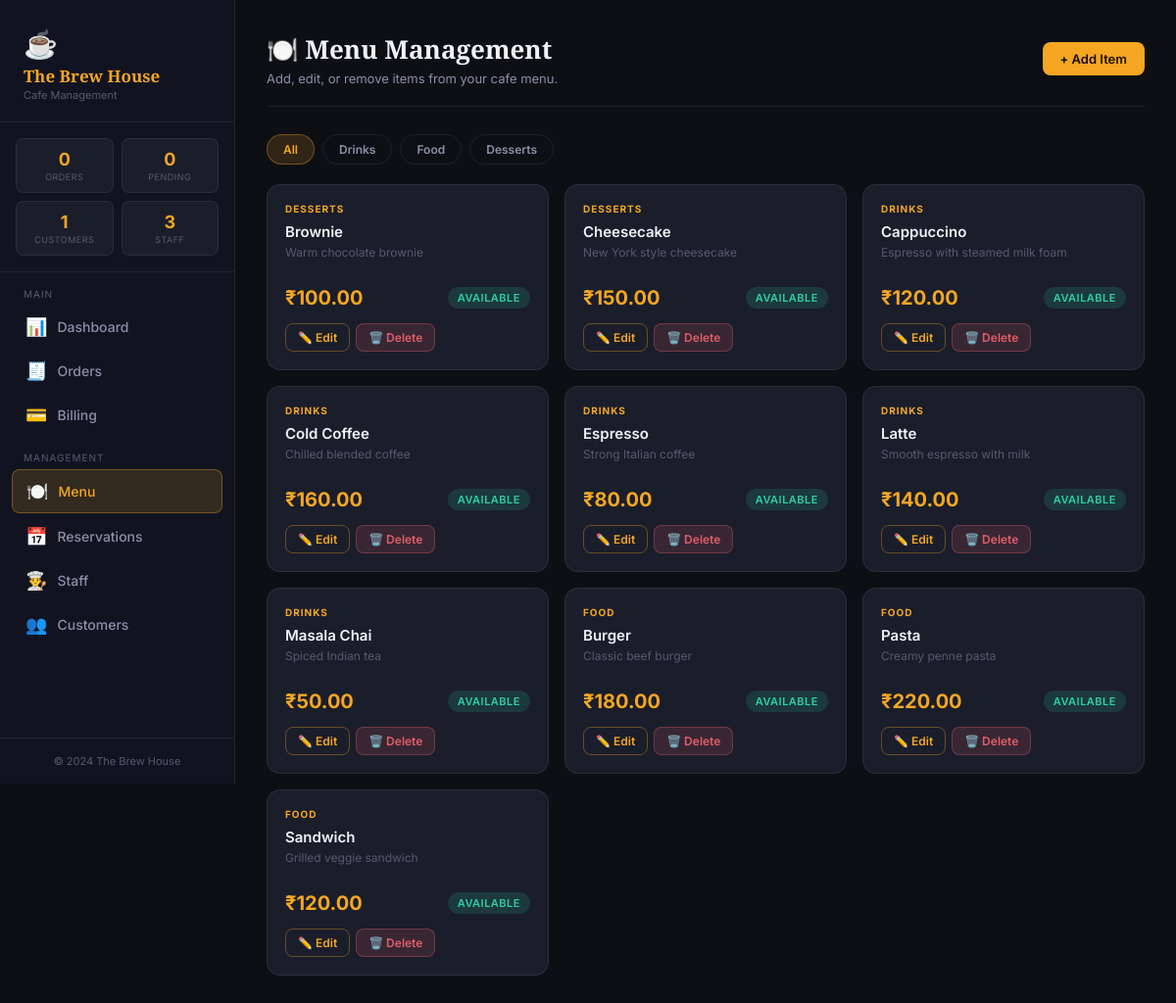
The page /menu on the database its author committed.
### models.py (models this page shows)
class MenuItem(db.Model):
    id = db.Column(db.Integer, primary_key=True)
    item_name = db.Column(db.String(100), nullable=False)
    price = db.Column(db.Float, nullable=False)
    category = db.Column(db.String(50), nullable=False)   # e.g. Drinks, Food, Desserts
    description = db.Column(db.String(200), default='')
    available = db.Column(db.Boolean, default=True)
    order_items = db.relationship('OrderItem', backref='menu_item', lazy=True)

### app.py (the view)
@app.route('/menu')
def menu():
    items = MenuItem.query.order_by(MenuItem.category, MenuItem.item_name).all()
    categories = db.session.query(MenuItem.category).distinct().all()
    categories = [c[0] for c in categories]
    return render_template('menu.html', items=items, categories=categories)

### app.py (called while the page is built)
@app.context_processor
def inject_stats():
    return {
        'total_orders': Order.query.count(),
        'total_customers': Customer.query.count(),
        'total_staff': Employee.query.count(),
        'pending_orders': Order.query.filter_by(status='Pending').count(),
    }

### templates/menu.html (shortened to what this page needs)
{% extends "base.html" %}
{% block content %}
<div class="page-header">
  <div>
    <h1>🍽️ Menu Management</h1>
    <div class="subtitle">Add, edit, or remove items from your cafe menu.</div>
  </div>
  <button class="btn btn-primary" onclick="openModal('modal-add-item')">+ Add Item</button>
</div>
<div class="filter-bar">
  <a href="{{ url_for('menu') }}" class="filter-btn {% if not request.args.get('cat') %}active{% endif %}">
    All
  </a>
  {% for cat in categories %}
  <a href="?cat={{ cat }}" class="filter-btn {% if request.args.get('cat') == cat %}active{% endif %}">
    {{ cat }}
  </a>
  {% endfor %}
</div>
{% set filtered_items = items | selectattr('category', 'equalto', request.args.get('cat', '')) | list if request.args.get('cat') else items %}
{% if filtered_items %}
<div class="menu-grid">
  {% for item in filtered_items %}
  <div class="menu-card">
    <div class="category-tag">{{ item.category }}</div>
    <h3>{{ item.item_name }}</h3>
    <div class="description">{{ item.description or 'No description' }}</div>
    <div class="flex align-center justify-between">
      <div class="price">₹{{ "%.2f"|format(item.price) }}</div>
      <span class="badge {% if item.available %}badge-available{% else %}badge-unavailable{% endif %}">
        {% if item.available %}Available{% else %}Unavailable{% endif %}
      </span>
    </div>
    <div class="card-actions">
      <button class="btn btn-outline btn-sm" onclick="editMenuItem(
        {{ item.id }},
        '{{ item.item_name | replace("'", "\\'") }}',
        {{ item.price }},
        '{{ item.category }}',
        '{{ item.description | replace("'", "\\'") }}',
        '{{ item.available }}'
      )">✏️ Edit</button>
      <form method="POST" action="{{ url_for('delete_menu_item', item_id=item.id) }}" style="display:inline">
        <button type="submit" class="btn btn-danger btn-sm">🗑️ Delete</button>
      </form>
    </div>
  </div>
  {% endfor %}
</div>
{% else %}
<div class="empty-state">
  <div class="empty-icon">🥗</div>
  No menu items found. <button class="btn btn-primary" onclick="openModal('modal-add-item')">Add your first item!</button>
</div>
{% endif %}
{% endblock %}

### static/css/style.css (style rules this page uses)
:root { --bg-primary: #0d0f14; --bg-secondary: #13161e; --bg-card: #1a1e2a; --bg-sidebar: #111420; --accent: #f5a623; --accent-light: #ffc65a; --accent-dark: #c47d0e; --accent-glow: rgba(245,166,35,0.15); --text-primary: #f0f2f8; --text-secondary: #8b8fa8; --text-muted: #555a70; --border: rgba(255,255,255,0.07); --border-accent: rgba(245,166,35,0.35); --success: #2dcea8; --danger: #e05c6a; --warning: #f5a623; --info: #5c9ef5; --radius-sm: 8px; --radius-md: 14px; --radius-lg: 20px; --shadow-card: 0 4px 24px rgba(0,0,0,0.4); --shadow-accent: 0 0 20px rgba(245,166,35,0.2); --sidebar-width: 240px; --transition: 0.2s ease; }
*, *::before, *::after { box-sizing: border-box; margin: 0; padding: 0; }
body { font-family: 'Inter', sans-serif; background: var(--bg-primary); color: var(--text-primary); min-height: 100vh; display: flex; overflow-x: hidden; }
a { text-decoration: none; color: inherit; }
.page-header { display: flex; align-items: center; justify-content: space-between; margin-bottom: 28px; padding-bottom: 20px; border-bottom: 1px solid var(--border); }
.page-header h1 { font-family: 'Playfair Display', serif; font-size: 26px; color: var(--text-primary); }
.page-header .subtitle { font-size: 13px; color: var(--text-secondary); margin-top: 4px; }
.btn { display: inline-flex; align-items: center; gap: 6px; padding: 9px 18px; border-radius: var(--radius-sm); font-size: 13px; font-weight: 600; font-family: 'Inter', sans-serif; cursor: pointer; border: none; transition: all var(--transition); white-space: nowrap; }
.btn-primary { background: var(--accent); color: #1a0e00; }
.btn-outline { background: transparent; border: 1px solid var(--border-accent); color: var(--accent); }
.btn-danger { background: rgba(224,92,106,0.15); border: 1px solid rgba(224,92,106,0.35); color: var(--danger); }
.btn-sm { padding: 6px 12px; font-size: 12px; }
.badge { display: inline-block; padding: 4px 10px; border-radius: 20px; font-size: 11px; font-weight: 600; text-transform: uppercase; letter-spacing: 0.5px; }
.badge-available { background: rgba(45,206,168,0.15); color: var(--success); }
.menu-grid { display: grid; grid-template-columns: repeat(auto-fill, minmax(230px, 1fr)); gap: 16px; }
.menu-card { background: var(--bg-card); border: 1px solid var(--border); border-radius: var(--radius-md); padding: 18px; transition: all var(--transition); position: relative; overflow: hidden; }
.menu-card .category-tag { font-size: 10px; font-weight: 700; color: var(--accent); text-transform: uppercase; letter-spacing: 1px; margin-bottom: 8px; }
.menu-card h3 { font-size: 15px; font-weight: 600; margin-bottom: 4px; }
.menu-card .description { font-size: 12px; color: var(--text-muted); margin-bottom: 12px; min-height: 30px; }
.menu-card .price { font-size: 20px; font-weight: 700; color: var(--accent); }
.menu-card .card-actions { display: flex; gap: 6px; margin-top: 14px; }
.filter-bar { display: flex; gap: 8px; flex-wrap: wrap; margin-bottom: 20px; }
.filter-btn { padding: 7px 16px; border-radius: 20px; font-size: 12px; font-weight: 600; border: 1px solid var(--border); background: transparent; color: var(--text-secondary); cursor: pointer; transition: all var(--transition); font-family: 'Inter', sans-serif; }
.filter-btn:hover, .filter-btn.active { background: var(--accent-glow); border-color: var(--border-accent); color: var(--accent); }
.flex { display: flex; }
.align-center { align-items: center; }
.justify-between { justify-content: space-between; }

### rows shown on the page
MenuItem: category "DESSERTS", item_name "Brownie", description "Warm chocolate brownie", price "100.00", available "AVAILABLE"
MenuItem: category "DESSERTS", item_name "Cheesecake", description "New York style cheesecake", price "150.00", available "AVAILABLE"
MenuItem: category "DRINKS", item_name "Cappuccino", description "Espresso with steamed milk foam", price "120.00", available "AVAILABLE"
MenuItem: category "DRINKS", item_name "Cold Coffee", description "Chilled blended coffee", price "160.00", available "AVAILABLE"
MenuItem: category "DRINKS", item_name "Espresso", description "Strong Italian coffee", price "80.00", available "AVAILABLE"
MenuItem: category "DRINKS", item_name "Latte", description "Smooth espresso with milk", price "140.00", available "AVAILABLE"
MenuItem: category "DRINKS", item_name "Masala Chai", description "Spiced Indian tea", price "50.00", available "AVAILABLE"
MenuItem: category "FOOD", item_name "Burger", description "Classic beef burger", price "180.00", available "AVAILABLE"
MenuItem: category "FOOD", item_name "Pasta", description "Creamy penne pasta", price "220.00", available "AVAILABLE"
MenuItem: category "FOOD", item_name "Sandwich", description "Grilled veggie sandwich", price "120.00", available "AVAILABLE"

### other values the page prints
{{ total_orders }} "0"
{{ pending_orders }} "0"
{{ total_customers }} "1"
{{ total_staff }} "3"
{{ cat }} "Drinks" "Food" "Desserts"
